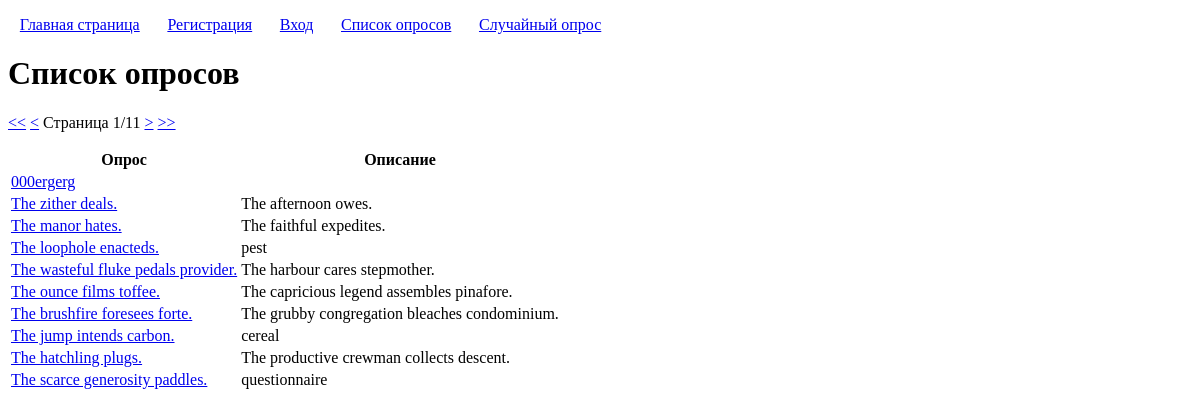
The page /enterpoll/polls/list/ on the database as committed earlier.
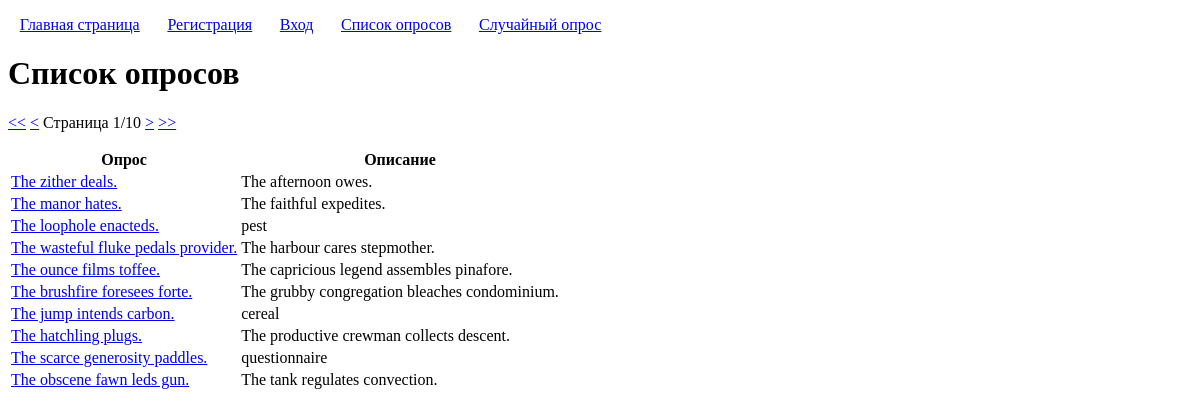
The same page on the database as committed later.
### polls/models.py (models this page shows, shortened)
class Poll(models.Model):
	title = models.CharField('Заголовок', max_length=100, validators=[custom_validators.forbidden_words])
	description = models.CharField('Описание', max_length=100, blank=True, null=True, validators=[custom_validators.forbidden_words])
	user = models.ForeignKey(User, on_delete=models.CASCADE, verbose_name='Автор')
	created = models.DateTimeField('Время создания', auto_now_add=True)
	class Meta:
		constraints = [models.UniqueConstraint(fields=('title', 'user'), name="unique_poll" )]

### polls/views.py (the view)
# urls.py: path("polls/list/", views.PollsListView.as_view(), name="polls_list"),
class PollsListView(ListView):
	model = Poll
	ordering = '-created'
	paginate_by = 10
	page_kwarg = 'page_number'
	context_object_name = 'polls'
	template_name = 'polls/polls_list.html'
	def get_context_data(self, **kwargs):
		context = super().get_context_data(**kwargs)
		context['page_kwarg'] = self.page_kwarg
		return context

### templatetags/pagination.py (called while the page is built)
@register.inclusion_tag('pagination.html')
def pagination(page_kwarg, page_obj):
	return {'page_kwarg': page_kwarg, 'page_obj': page_obj}

### polls/templates/polls/polls_list.html (shortened to what this page needs)
{% extends "base.html" %}
{% load pagination %}
{% block h1 %}Список опросов{% endblock h1 %}
{% block content %}
	{% if polls %}
		{% pagination page_kwarg page_obj %}
		<table>
			<thead>
				<tr>
					<th>Опрос</th>
					<th>Описание</th>
				</tr>
			</thead>
			<tbody>
				{% for poll in page_obj %}
					<tr>
						<td>
							<a href="{% url 'poll_page' poll.pk %}">{{ poll.title }}</a>
						</td>
						<td>
							{{ poll.description }}
						</td>
					</tr>
				{% endfor %}
			</tbody>
		</table>
	{% else %}
		<p>Опросы отсутствуют.</p>
	{% endif %}
{% endblock content %}

Rows that differ between the two databases and show on the page:
removed Poll: title "000ergerg"
now on this page (row unchanged): Poll: title "The obscene fawn leds gun.", description "The tank regulates convection."
Other text that changed with them:
{{ page_obj.paginator.num_pages }}: "11" → "10"
